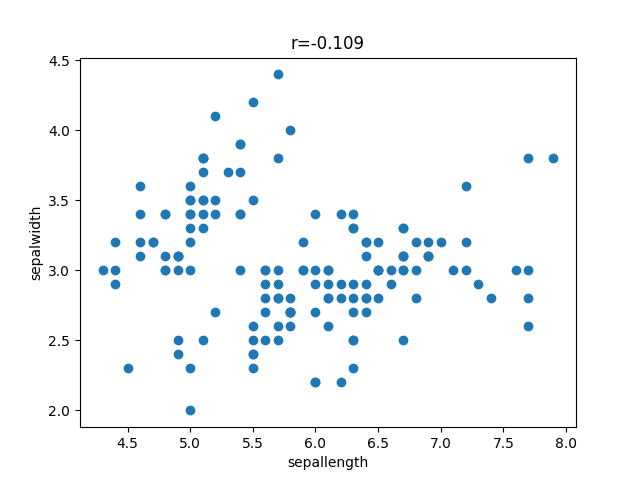

Recreate this plot in Python.
#問題1 小問0
print("T120072 小問番号0\n")
import numpy as np
import matplotlib.pyplot as plt

from mydblib2 import my_select
import pandas as pd

#SQLの設定  
sqlstring =  f"""
    SELECT *
    FROM iris
    ;
"""
#wptestデータベースのirisテーブルのレコードを読み込み
iris = my_select( "wptest",sqlstring ).drop('iris_id', axis=1).drop('kinds', axis=1)

sepallength = iris["sepallength"]
sepalwidth = iris["sepalwidth"]
petallength = iris["petallength"]
petalwidth = iris["petalwidth"]
#print( f"sepallength\n {sepallength}")    #for debug
#print( f"sepalwidth\n {sepalwidth}")    #for debug
#print( f"petallength\n {petallength}")    #for debug
#print( f"petalwidth\n {petalwidth}")    #for debug

#相関行列
print("相関行列\n")
matrix = np.corrcoef(iris, rowvar=False)
print(matrix)

#相関行列の0行1列から相関係数をｒを代入
r_matrix = np.corrcoef(sepallength, sepalwidth)
r = r_matrix[0,1]
#グラフタイトルを表示する
plt.title(f"r={r:.3f}")
#x軸とy軸のラベルを設定する
plt.xlabel("sepallength")
plt.ylabel("sepalwidth")
#散布図のパラメータを設定する
plt.scatter(sepallength,sepalwidth)
#h凡例グラフ表示/出力
plt.show()
plt.savefig("./TS1-T120072.png")
